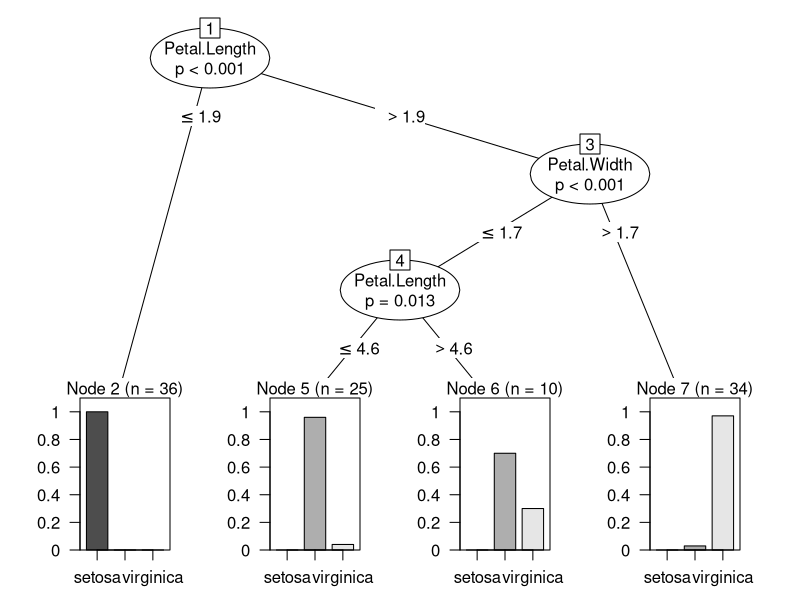
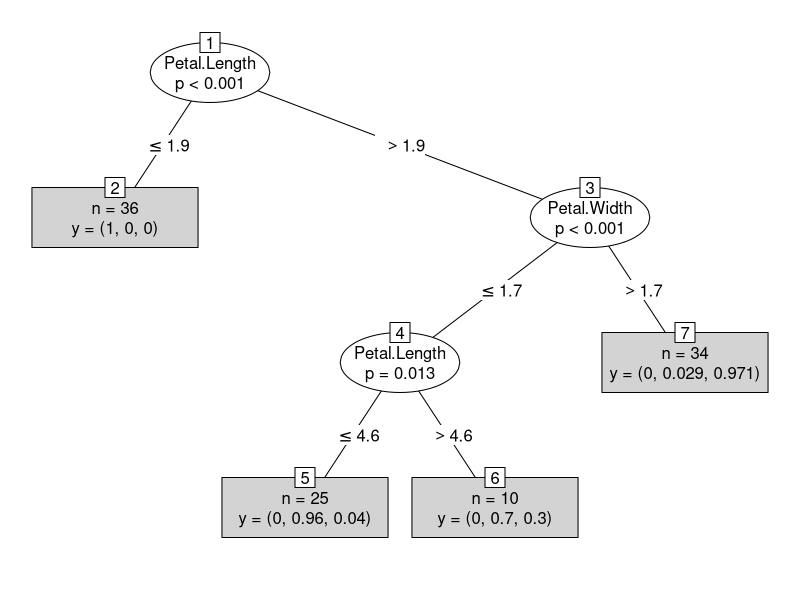

Here is the R script that generated these plots, in order:
# 분류분석 : decision tree

set.seed(123)
idx <- sample(1:nrow(iris), nrow(iris)* 0.7)
train <- iris[idx,]
test <- iris[-idx,]
dim(train)

install.packages("party")
library(party)

# 재귀적인 방법
formula <- Species ~.
ir_ctree <- ctree(formula=formula, data = train)

plot(ir_ctree)
plot(ir_ctree, type ="simple")  # 간단한 시각화

# 예측
pred <-predict(ir_ctree,test)
pred
test$Species

library(caret)
confusionMatrix(pred, test$Species)
